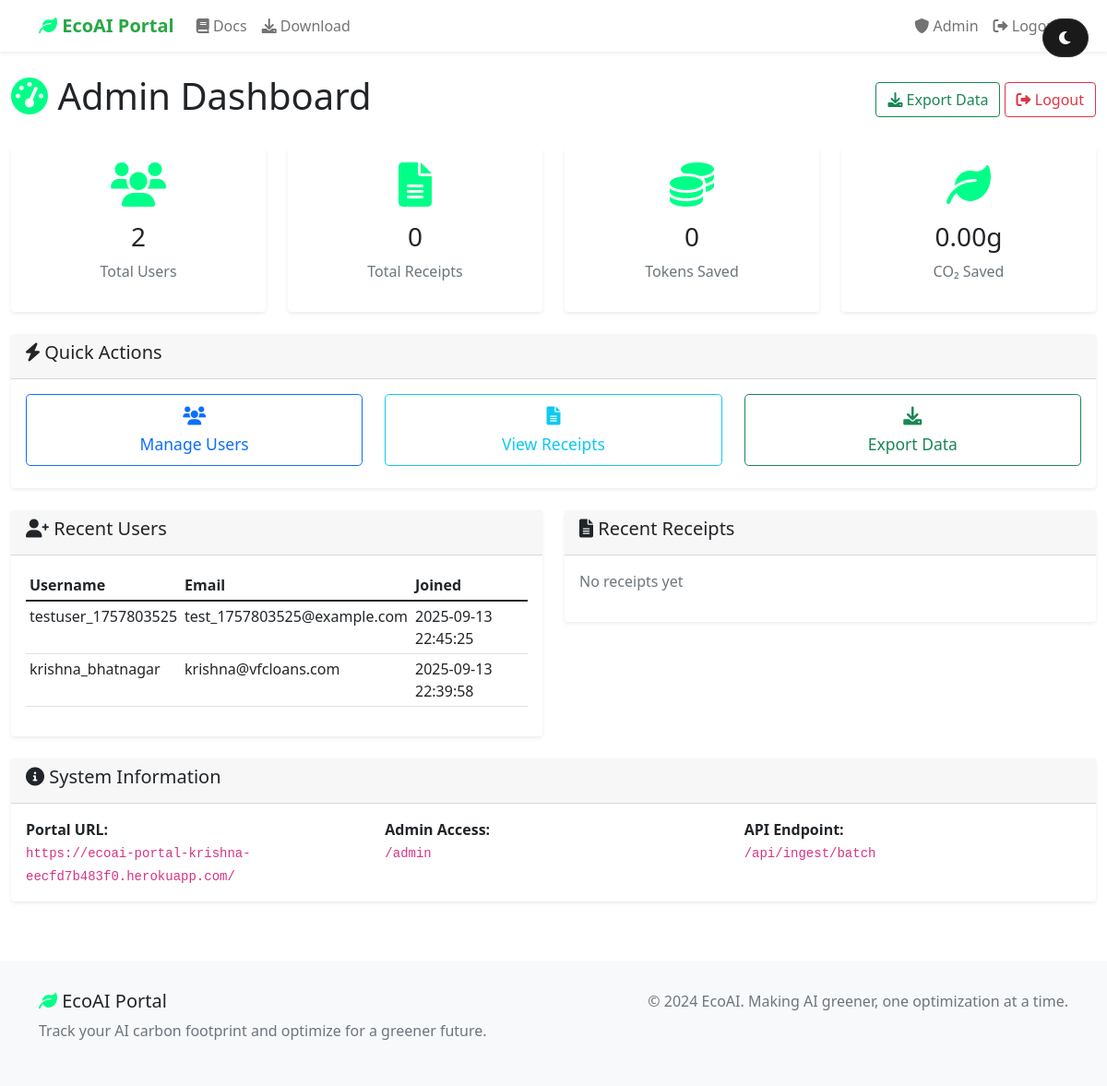
Before: /admin/dashboard (signed in) with the older database file.
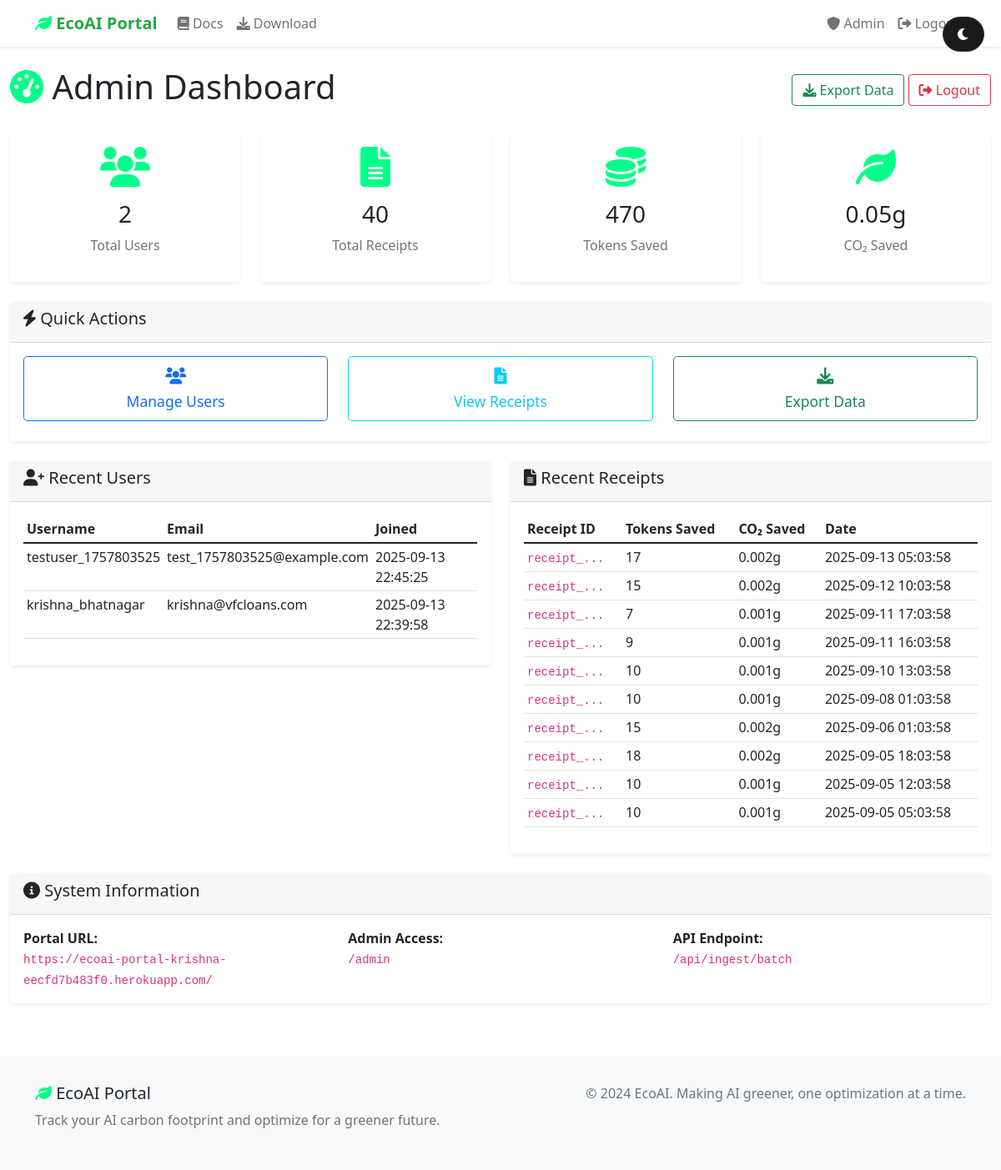
After: the same page with the newer database file.
### tables this page shows
CREATE TABLE users (
            id INTEGER PRIMARY KEY AUTOINCREMENT,
            username TEXT UNIQUE NOT NULL,
            email TEXT UNIQUE NOT NULL,
            password_hash TEXT NOT NULL,
            api_key TEXT UNIQUE NOT NULL,
            created_at TIMESTAMP DEFAULT CURRENT_TIMESTAMP
        );

CREATE TABLE receipts (
            id INTEGER PRIMARY KEY AUTOINCREMENT,
            receipt_id TEXT UNIQUE NOT NULL,
            user_id INTEGER NOT NULL,
            tokens_before INTEGER NOT NULL,
            tokens_after INTEGER NOT NULL,
            kwh_before REAL NOT NULL,
            kwh_after REAL NOT NULL,
            co2_g_before REAL NOT NULL,
            co2_g_after REAL NOT NULL,
            quality_score REAL,
            model TEXT,
            region TEXT,
            optimizations_applied TEXT,
            timestamp TIMESTAMP DEFAULT CURRENT_TIMESTAMP,
            FOREIGN KEY (user_id) REFERENCES users (id)
        );

### app.py (the view)
@app.route('/admin/dashboard')
def admin_dashboard():
    if 'admin_logged_in' not in session:
        return redirect(url_for('admin_login'))
    conn = sqlite3.connect(DATABASE)
    c = conn.cursor()
    c.execute('SELECT COUNT(*) FROM users')
    total_users = c.fetchone()[0]
    c.execute('SELECT COUNT(*) FROM receipts')
    total_receipts = c.fetchone()[0]
    c.execute('SELECT SUM(tokens_before - tokens_after) FROM receipts')
    total_tokens_saved = c.fetchone()[0] or 0
    c.execute('SELECT SUM(co2_g_before - co2_g_after) FROM receipts')
    total_co2_saved = c.fetchone()[0] or 0
    c.execute('SELECT username, email, created_at FROM users ORDER BY created_at DESC LIMIT 10')
    recent_users = c.fetchall()
    c.execute('SELECT receipt_id, tokens_before, tokens_after, co2_g_before, co2_g_after, timestamp FROM receipts ORDER BY timestamp DESC LIMIT 10')
    recent_receipts = c.fetchall()
    conn.close()
    return render_template('admin_dashboard.html',
                         total_users=total_users,
                         total_receipts=total_receipts,
                         total_tokens_saved=total_tokens_saved,
                         total_co2_saved=total_co2_saved,
                         recent_users=recent_users,
                         recent_receipts=recent_receipts)

### templates/admin_dashboard.html (shortened to what this page needs)
{% extends "base.html" %}
{% block content %}
<div class="container-fluid">
    <div class="row">
        <div class="col-12">
            <div class="py-4">
                <div class="d-flex justify-content-between align-items-center">
                    <h1><i class="fas fa-tachometer-alt eco-icon"></i> Admin Dashboard</h1>
                    <div>
                        <a href="{{ url_for('admin_export_data') }}" class="btn btn-outline-success">
                            <i class="fas fa-download"></i> Export Data
                        </a>
                        <a href="{{ url_for('admin_logout') }}" class="btn btn-outline-danger">
                            <i class="fas fa-sign-out-alt"></i> Logout
                        </a>
                    </div>
                </div>
            </div>
        </div>
    </div>
    <div class="row mb-4">
        <div class="col-md-3">
            <div class="card text-center">
                <div class="card-body">
                    <i class="fas fa-users fa-3x eco-icon mb-3"></i>
                    <h3>{{ total_users }}</h3>
                    <p class="text-muted">Total Users</p>
                </div>
            </div>
        </div>
        <div class="col-md-3">
            <div class="card text-center">
                <div class="card-body">
                    <i class="fas fa-file-alt fa-3x eco-icon mb-3"></i>
                    <h3>{{ total_receipts }}</h3>
                    <p class="text-muted">Total Receipts</p>
                </div>
            </div>
        </div>
        <div class="col-md-3">
            <div class="card text-center">
                <div class="card-body">
                    <i class="fas fa-coins fa-3x eco-icon mb-3"></i>
                    <h3>{{ "{:,}".format(total_tokens_saved) }}</h3>
                    <p class="text-muted">Tokens Saved</p>
                </div>
            </div>
        </div>
        <div class="col-md-3">
            <div class="card text-center">
                <div class="card-body">
                    <i class="fas fa-leaf fa-3x eco-icon mb-3"></i>
                    <h3>{{ "%.2f"|format(total_co2_saved) }}g</h3>
                    <p class="text-muted">CO₂ Saved</p>
                </div>
            </div>
        </div>
    </div>
    <div class="row mb-4">
        <div class="col-12">
            <div class="card">
                <div class="card-header">
                    <h5><i class="fas fa-bolt"></i> Quick Actions</h5>
                </div>
                <div class="card-body">
                    <div class="row">
                        <div class="col-md-4">
                            <a href="{{ url_for('admin_users') }}" class="btn btn-outline-primary btn-lg w-100 mb-2">
                                <i class="fas fa-users"></i><br>
                                <small>Manage Users</small>
                            </a>
                        </div>
                        <div class="col-md-4">
                            <a href="{{ url_for('admin_receipts') }}" class="btn btn-outline-info btn-lg w-100 mb-2">
                                <i class="fas fa-file-alt"></i><br>
                                <small>View Receipts</small>
                            </a>
                        </div>
                        <div class="col-md-4">
                            <a href="{{ url_for('admin_export_data') }}" class="btn btn-outline-success btn-lg w-100 mb-2">
                                <i class="fas fa-download"></i><br>
                                <small>Export Data</small>
                            </a>
                        </div>
                    </div>
                </div>
            </div>
        </div>
    </div>
    <div class="row mb-4">
        <div class="col-md-6">
            <div class="card">
                <div class="card-header">
                    <h5><i class="fas fa-user-plus"></i> Recent Users</h5>
                </div>
                <div class="card-body">
                    {% if recent_users %}
                        <div class="table-responsive">
                            <table class="table table-sm">
                                <thead>
                                    <tr>
                                        <th>Username</th>
                                        <th>Email</th>
                                        <th>Joined</th>
                                    </tr>
                                </thead>
                                <tbody>
                                    {% for user in recent_users %}
                                    <tr>
                                        <td>{{ user[0] }}</td>
                                        <td>{{ user[1] }}</td>
                                        <td>{{ user[2] }}</td>
                                    </tr>
                                    {% endfor %}
                                </tbody>
                            </table>
                        </div>
                    {% else %}
                        <p class="text-muted">No users yet</p>
                    {% endif %}
                </div>
            </div>
        </div>
        <div class="col-md-6">
            <div class="card">
                <div class="card-header">
                    <h5><i class="fas fa-file-alt"></i> Recent Receipts</h5>
                </div>
                <div class="card-body">
                    {% if recent_receipts %}
                        <div class="table-responsive">
                            <table class="table table-sm">
                                <thead>
                                    <tr>
                                        <th>Receipt ID</th>
                                        <th>Tokens Saved</th>
                                        <th>CO₂ Saved</th>
                                        <th>Date</th>
                                    </tr>
                                </thead>
                                <tbody>
                                    {% for receipt in recent_receipts %}
                                    <tr>
                                        <td><code>{{ receipt[0][:8] }}...</code></td>
                                        <td>{{ receipt[1] - receipt[2] }}</td>
                                        <td>{{ "%.3f"|format(receipt[3] - receipt[4]) }}g</td>
                                        <td>{{ receipt[5] }}</td>
                                    </tr>
                                    {% endfor %}
                                </tbody>
                            </table>
                        </div>
                    {% else %}
                        <p class="text-muted">No receipts yet</p>
                    {% endif %}
                </div>
            </div>
        </div>
    </div>
    <div class="row">
        <div class="col-12">
            <div class="card">
                <div class="card-header">
                    <h5><i class="fas fa-info-circle"></i> System Information</h5>
                </div>
                <div class="card-body">
                    <div class="row">
                        <div class="col-md-4">
                            <strong>Portal URL:</strong><br>
                            <code>https://ecoai-portal-krishna-eecfd7b483f0.herokuapp.com/</code>
                        </div>
                        <div class="col-md-4">
                            <strong>Admin Access:</strong><br>
                            <code>/admin</code>
                        </div>
                        <div class="col-md-4">
                            <strong>API Endpoint:</strong><br>
                            <code>/api/ingest/batch</code>
                        </div>
                    </div>
                </div>
            </div>
        </div>
    </div>
</div>
{% endblock %}

### templates/base.html (shortened to what this page needs)
<!DOCTYPE html>
<html lang="en">
<head>
    <link href="https://cdn.jsdelivr.net/npm/bootstrap@5.1.3/dist/css/bootstrap.min.css" rel="stylesheet">
    <link href="https://cdnjs.cloudflare.com/ajax/libs/font-awesome/6.0.0/css/all.min.css" rel="stylesheet">
    <link href="{{ url_for('static', filename='style.css') }}" rel="stylesheet">
</head>
<body>
    <nav class="navbar navbar-expand-lg navbar-light bg-white shadow-sm">
        <div class="container">
            <a class="navbar-brand" href="{{ url_for('index') }}">
                <i class="fas fa-leaf eco-icon"></i> EcoAI Portal
            </a>
            <div class="collapse navbar-collapse" id="navbarNav">
                <ul class="navbar-nav me-auto">
                    <li class="nav-item">
                        <a class="nav-link" href="{{ url_for('docs') }}">
                            <i class="fas fa-book"></i> Docs
                        </a>
                    </li>
                    <li class="nav-item">
                        <a class="nav-link" href="{{ url_for('download') }}">
                            <i class="fas fa-download"></i> Download
                        </a>
                    </li>
                </ul>
                <ul class="navbar-nav">
                    {% if session.admin_logged_in %}
                        <li class="nav-item">
                            <a class="nav-link" href="{{ url_for('admin_dashboard') }}">
                                <i class="fas fa-shield-alt"></i> Admin
                            </a>
                        </li>
                        <li class="nav-item">
                            <a class="nav-link" href="{{ url_for('admin_logout') }}">
                                <i class="fas fa-sign-out-alt"></i> Logout
                            </a>
                        </li>
                    {% endif %}
                </ul>
            </div>
        </div>
    </nav>
    <button class="dark-mode-toggle" onclick="toggleDarkMode()">
        <i class="fas fa-moon" id="darkModeIcon"></i>
    </button>
    <main>
        {% block content %}{% endblock %}
    </main>
    <footer class="footer">
        <div class="container">
            <div class="row">
                <div class="col-md-6">
                    <h5><i class="fas fa-leaf eco-icon"></i> EcoAI Portal</h5>
                    <p class="text-muted">Track your AI carbon footprint and optimize for a greener future.</p>
                </div>
                <div class="col-md-6 text-md-end">
                    <p class="text-muted">&copy; 2024 EcoAI. Making AI greener, one optimization at a time.</p>
                </div>
            </div>
        </div>
    </footer>
</body>
</html>

### static/style.css (style rules this page uses)
:root { --bg-primary: #0a0a0a; --bg-secondary: #1a1a1a; --bg-tertiary: #2a2a2a; --text-primary: #ffffff; --text-secondary: #b3b3b3; --text-muted: #666666; --accent-green: #00ff88; --accent-blue: #0088ff; --accent-orange: #ff8800; --border-color: #333333; --shadow: 0 4px 20px rgba(0, 0, 0, 0.5); }
.dark-mode-toggle { position: fixed; top: 20px; right: 20px; z-index: 1000; background: var(--bg-secondary); border: 1px solid var(--border-color); border-radius: 50px; padding: 8px 16px; color: var(--text-primary); cursor: pointer; transition: all 0.3s ease; }
.eco-icon { color: var(--accent-green) !important; }

### templates/base.html (style rules this page uses)
.navbar-brand { font-weight: bold; color: #28a745 !important; }
.card { border: none; box-shadow: 0 0.125rem 0.25rem rgba(0, 0, 0, 0.075); }
.eco-icon { color: #28a745; }
.footer { background-color: #f8f9fa; padding: 2rem 0; margin-top: 4rem; }

Changed rows visible on the page:
added receipts: receipt "receipt_", receipt[1]-receipt[2] "17", receipt[3]-receipt[4] "0.002", timestamp "2025-09-13 05:03:58"
added receipts: receipt "receipt_", receipt[1]-receipt[2] "15", receipt[3]-receipt[4] "0.002", timestamp "2025-09-12 10:03:58"
added receipts: receipt "receipt_", receipt[1]-receipt[2] "7", receipt[3]-receipt[4] "0.001", timestamp "2025-09-11 17:03:58"
added receipts: receipt "receipt_", receipt[1]-receipt[2] "9", receipt[3]-receipt[4] "0.001", timestamp "2025-09-11 16:03:58"
added receipts: receipt "receipt_", receipt[1]-receipt[2] "10", receipt[3]-receipt[4] "0.001", timestamp "2025-09-10 13:03:58"
added receipts: receipt "receipt_", receipt[1]-receipt[2] "10", receipt[3]-receipt[4] "0.001", timestamp "2025-09-08 01:03:58"
added receipts: receipt "receipt_", receipt[1]-receipt[2] "15", receipt[3]-receipt[4] "0.002", timestamp "2025-09-06 01:03:58"
added receipts: receipt "receipt_", receipt[1]-receipt[2] "18", receipt[3]-receipt[4] "0.002", timestamp "2025-09-05 18:03:58"
added receipts: receipt "receipt_", receipt[1]-receipt[2] "10", receipt[3]-receipt[4] "0.001", timestamp "2025-09-05 12:03:58"
added receipts: receipt "receipt_", receipt[1]-receipt[2] "10", receipt[3]-receipt[4] "0.001", timestamp "2025-09-05 05:03:58"
Other visible differences:
{{ total_receipts }}: "0" → "40"
{{ "{:,}".format(total_tokens_saved) }}: "0" → "470"
{{ "%.2f"|format(total_co2_saved) }}: "0.00" → "0.05"
text no longer shown: "No receipts yet"
text now shown: "Receipt ID Tokens Saved CO₂ Saved Date"
